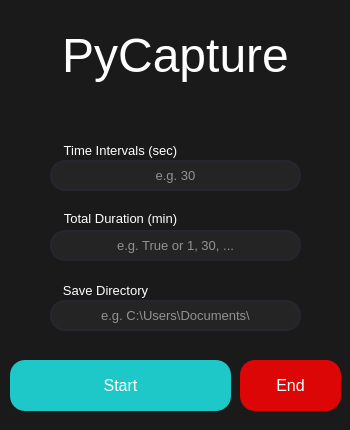
<?xml version="1.0" encoding="UTF-8"?>
<ui version="4.0">
 <class>MainWindow</class>
 <widget class="QMainWindow" name="MainWindow">
  <property name="geometry">
   <rect>
    <x>0</x>
    <y>0</y>
    <width>350</width>
    <height>430</height>
   </rect>
  </property>
  <property name="windowTitle">
   <string>PyCapture</string>
  </property>
  <property name="windowIcon">
   <iconset>
    <normaloff>icon.png</normaloff>icon.png</iconset>
  </property>
  <property name="styleSheet">
   <string notr="true">background-color: rgb(26, 26, 26)</string>
  </property>
  <widget class="QWidget" name="centralwidget">
   <widget class="QLineEdit" name="input1">
    <property name="geometry">
     <rect>
      <x>50</x>
      <y>160</y>
      <width>251</width>
      <height>31</height>
     </rect>
    </property>
    <property name="font">
     <font>
      <pointsize>10</pointsize>
     </font>
    </property>
    <property name="styleSheet">
     <string notr="true">QLineEdit{
	border: 2px solid rgb(38, 38, 48);
	border-radius: 15px;
	color: #FFF;
	background-color: rgb(36, 36, 36)
}

QLineEdit:hover{
	border: 2px solid rgb(48, 50, 62)
}

QLineEdit:focus{
	border: 2px solid rgb(35, 218, 233);
	background-color: rgb(47, 47, 47)
}</string>
    </property>
    <property name="alignment">
     <set>Qt::AlignCenter</set>
    </property>
    <property name="placeholderText">
     <string>e.g. 30</string>
    </property>
   </widget>
   <widget class="QLineEdit" name="input2">
    <property name="geometry">
     <rect>
      <x>50</x>
      <y>230</y>
      <width>251</width>
      <height>31</height>
     </rect>
    </property>
    <property name="font">
     <font>
      <pointsize>10</pointsize>
     </font>
    </property>
    <property name="styleSheet">
     <string notr="true">QLineEdit{
	border: 2px solid rgb(38, 38, 48);
	border-radius: 15px;
	color: #FFF;
	background-color: rgb(36, 36, 36)
}

QLineEdit:hover{
	border: 2px solid rgb(48, 50, 62)
}

QLineEdit:focus{
	border: 2px solid rgb(35, 218, 233);
	background-color: rgb(47, 47, 47)
}</string>
    </property>
    <property name="alignment">
     <set>Qt::AlignCenter</set>
    </property>
    <property name="placeholderText">
     <string>e.g. True or 1, 30, ...</string>
    </property>
   </widget>
   <widget class="QPushButton" name="button1">
    <property name="geometry">
     <rect>
      <x>10</x>
      <y>360</y>
      <width>221</width>
      <height>51</height>
     </rect>
    </property>
    <property name="font">
     <font>
      <pointsize>12</pointsize>
      <weight>50</weight>
      <bold>false</bold>
     </font>
    </property>
    <property name="styleSheet">
     <string notr="true">QPushButton{
	border-radius: 15px;
	background-color: rgb(30, 200, 200);
	color: rgb(255, 255, 255)
}

QPushButton:hover{
	background-color: rgb(26, 179, 170)
}</string>
    </property>
    <property name="text">
     <string>Start</string>
    </property>
   </widget>
   <widget class="QPushButton" name="button2">
    <property name="geometry">
     <rect>
      <x>240</x>
      <y>360</y>
      <width>101</width>
      <height>51</height>
     </rect>
    </property>
    <property name="font">
     <font>
      <pointsize>12</pointsize>
      <weight>50</weight>
      <bold>false</bold>
     </font>
    </property>
    <property name="styleSheet">
     <string notr="true">QPushButton{
	border-radius: 15px;
	background-color:rgb(221, 6, 6);
	color: rgb(255, 255, 255)
}

QPushButton:hover{
	background-color: rgb(193, 0, 0)
}</string>
    </property>
    <property name="text">
     <string>End</string>
    </property>
   </widget>
   <widget class="QLineEdit" name="input3">
    <property name="geometry">
     <rect>
      <x>50</x>
      <y>300</y>
      <width>251</width>
      <height>31</height>
     </rect>
    </property>
    <property name="font">
     <font>
      <pointsize>10</pointsize>
     </font>
    </property>
    <property name="styleSheet">
     <string notr="true">QLineEdit{
	border: 2px solid rgb(38, 38, 48);
	border-radius: 15px;
	color: #FFF;
	background-color: rgb(36, 36, 36)
}

QLineEdit:hover{
	border: 2px solid rgb(48, 50, 62)
}

QLineEdit:focus{
	border: 2px solid rgb(35, 218, 233);
	background-color: rgb(47, 47, 47)
}</string>
    </property>
    <property name="alignment">
     <set>Qt::AlignCenter</set>
    </property>
    <property name="placeholderText">
     <string>e.g. C:\Users\Documents\</string>
    </property>
   </widget>
   <widget class="QLabel" name="title">
    <property name="geometry">
     <rect>
      <x>30</x>
      <y>20</y>
      <width>291</width>
      <height>71</height>
     </rect>
    </property>
    <property name="font">
     <font>
      <pointsize>36</pointsize>
     </font>
    </property>
    <property name="styleSheet">
     <string notr="true">color: rgb(255, 255, 255)</string>
    </property>
    <property name="text">
     <string>PyCapture</string>
    </property>
    <property name="alignment">
     <set>Qt::AlignCenter</set>
    </property>
   </widget>
   <widget class="QLabel" name="heading1">
    <property name="geometry">
     <rect>
      <x>60</x>
      <y>140</y>
      <width>121</width>
      <height>20</height>
     </rect>
    </property>
    <property name="font">
     <font>
      <pointsize>10</pointsize>
     </font>
    </property>
    <property name="styleSheet">
     <string notr="true">color: rgb(255, 255, 255)</string>
    </property>
    <property name="text">
     <string>Time Intervals (sec)</string>
    </property>
    <property name="alignment">
     <set>Qt::AlignCenter</set>
    </property>
   </widget>
   <widget class="QLabel" name="heading2">
    <property name="geometry">
     <rect>
      <x>60</x>
      <y>210</y>
      <width>121</width>
      <height>16</height>
     </rect>
    </property>
    <property name="font">
     <font>
      <pointsize>10</pointsize>
     </font>
    </property>
    <property name="styleSheet">
     <string notr="true">color: rgb(255, 255, 255)</string>
    </property>
    <property name="text">
     <string>Total Duration (min)</string>
    </property>
    <property name="alignment">
     <set>Qt::AlignCenter</set>
    </property>
   </widget>
   <widget class="QLabel" name="heading3">
    <property name="geometry">
     <rect>
      <x>60</x>
      <y>280</y>
      <width>91</width>
      <height>20</height>
     </rect>
    </property>
    <property name="font">
     <font>
      <pointsize>10</pointsize>
     </font>
    </property>
    <property name="styleSheet">
     <string notr="true">color: rgb(255, 255, 255)</string>
    </property>
    <property name="text">
     <string>Save Directory</string>
    </property>
    <property name="alignment">
     <set>Qt::AlignCenter</set>
    </property>
   </widget>
  </widget>
 </widget>
 <resources/>
 <connections/>
</ui>
